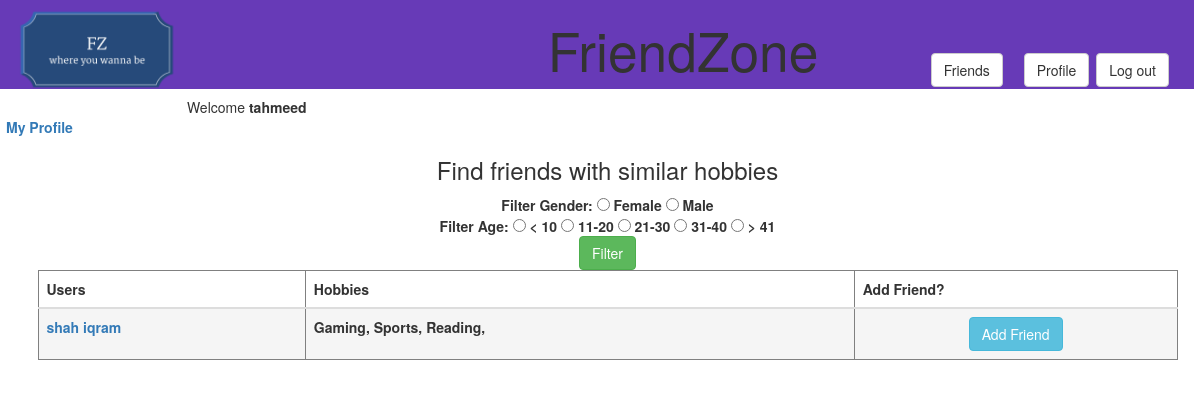
/index/ (signed in), run on an earlier commit of the app's database.
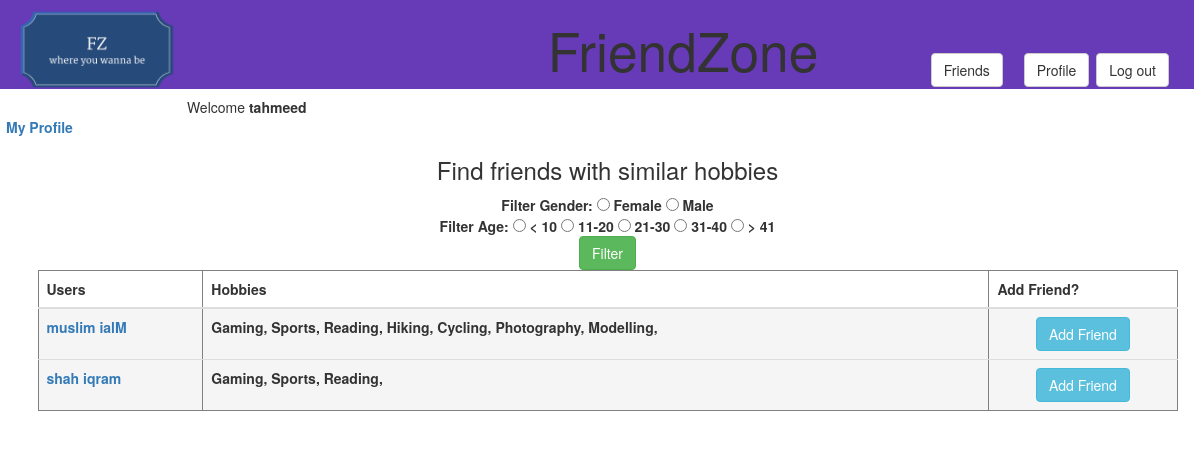
And on a later commit of the database.
### FriendZoneApp/models.py (models this page shows, shortened)
class UserProfileModel(models.Model):
    user = models.OneToOneField(User, on_delete=models.CASCADE)
    first_name = models.CharField(max_length = 254)
    last_name = models.CharField(max_length = 254)
    gender = models.CharField(max_length = 1, choices = (('M', 'Male'), ('F', 'Female')), blank = True)
    age = models.PositiveIntegerField(blank = True, null = True)
    image = models.ImageField(default = 'default.jpg', upload_to='media/profile_images', blank = True)
    dob = models.DateField(blank = True, null = True)
    email = models.EmailField(blank = True, unique = True)
    hobby = models.ManyToManyField(Hobby, blank = True)
    friend = models.ManyToManyField('self', blank = True)
    profileBio = models.CharField(max_length=254, blank = True)
    class Meta:
        verbose_name = 'Profile'
        verbose_name_plural = 'Profiles'

class Hobby(models.Model):
    objects = HobbyManager()
    hobby = models.CharField(max_length= 20, choices = (('Gaming', 'Gaming'), ('Sports', 'Sports'),
    ('Reading', 'Reading'), ('Hiking', 'Hiking'), ('Cycling', 'Cycling'), ('Photography', 'Photography'),
    ('Modelling', 'Modelling')), blank = True)
    def __str__(self):
        return self.hobby

### FriendZoneApp/views.py (the view)
# urls.py: path('index/', views.index, name='index'),
@login_required
def index(request):
    user = request.user
    userProfile = UserProfileModel.objects.get(user = user)
    userHobbies = userProfile.hobby
    otherUserProfiles = UserProfileModel.objects.exclude(user = request.user) #excluding logged in user
    similarUsers = []
    for a in otherUserProfiles:
        theirHobbies = a.hobby
        for aH in theirHobbies.all():
            for uH in userHobbies.all():
                if aH==uH:
                    similarUsers.append(a)
    sortedUsers = []
    copySimUsers = similarUsers[:]
    for sUser in copySimUsers:
        temp = {
            0: sUser.id,
            1: sUser.first_name,
            2: sUser.last_name,
            3: sUser.hobby.all(),
            'count': sUser.hobby.all().count()
        }
        sortedUsers.append(temp) #adding dictinary to the list
    sortedUsers.sort(key=operator.itemgetter('count'), reverse = True) #sorting the users in the list by count of hobbies
    context = {
        'loggedInUser' : user,
        'userProfile' : userProfile,
        'similarUsers' : similarUsers,
        'oUP' : otherUserProfiles,
        'sortedUsers': sortedUsers
    }
    return render(request, 'FriendZoneApp/index.html', context) # rendering required page with the context needed

### FriendZoneApp/templates/FriendZoneApp/index.html (shortened to what this page needs)
{% extends "FriendZoneApp/header.html" %}
{% block content %}
<head>
  <link rel="stylesheet" href="https://maxcdn.bootstrapcdn.com/bootstrap/3.3.7/css/bootstrap.min.css">
</head>
        <a href="/profile/{{ userProfile.id }}"> My Profile </a>
    <div class = "container">
      <div class="container">
        <center/>
        <div class = "main">
        <h3> Find friends with similar hobbies </h3>
        Filter Gender:
         <input type='radio' id='maleFilter' name='genderFilter' value='F'> Female
          <input type='radio' id='femaleFilter' name='genderFilter' value='M'> Male
            <br/>
          Filter Age:
          <input type='radio' id='lessThan10' name='ageFilter' value='lessThan10'> &lt; 10
          <input type='radio' id='11-20' name='ageFilter' value='11-20'> 11-20
          <input type='radio' id='21-30' name='ageFilter' value='21-30'> 21-30
          <input type='radio' id='31-40' name='ageFilter' value='31-40'> 31-40
          <input type='radio' id='moreThan41' name='ageFilter' value='moreThan41'> &gt; 41
            <br/>
        <center> <button class="btn btn-success" id='filterButton'>Filter</button> <center/>
        </div>
      </div>
          <div class ="container">
        <div class="table-responsive">
        <table class ="table table-hover" id='table' border="solid">
          <thead>
            <tr>
                <th scope="col">Users</th>
                <th scope="col">Hobbies</th>
                <th scope="col">Add Friend?</th>
            </tr>
          </thead>
        {% for member in sortedUsers %}
            <tr>
                <td class="active"> <a href="/profile/{{ member.0 }}"> {{ member.1 }} {{ member.2 }}</a> </td>
                <td class="active">
                    {% for h in member.3 %}
                        {{ h }},
                    {% endfor %}
                </td>
                <td class="active"> <a href= "/addFriend/{{ userProfile.id }}/{{ member.0 }}" ><center><button id= 'addFriendButton' class ="btn btn-info" onclick="confirm()"> Add Friend </button><center/> </a> </td>
            </tr>
        {% endfor %}
        </table>
        </div>
      </div>
{% endblock %}

What changed in the data, as far as the page shows it:
now on this page (row edited): UserProfileModel: first_name "muslim", last_name "ialM"
now on one of the page's lists (row unchanged): Hobby: hobby "Gaming"
now on one of the page's lists (row unchanged): Hobby: hobby "Sports"
now on one of the page's lists (row unchanged): Hobby: hobby "Reading"
added Hobby: hobby "Hiking", shown under "muslim"
added Hobby: hobby "Cycling", shown under "muslim"
added Hobby: hobby "Photography", shown under "muslim"
added Hobby: hobby "Modelling", shown under "muslim"
Also different on the page:
new list line: "Add Friend"
